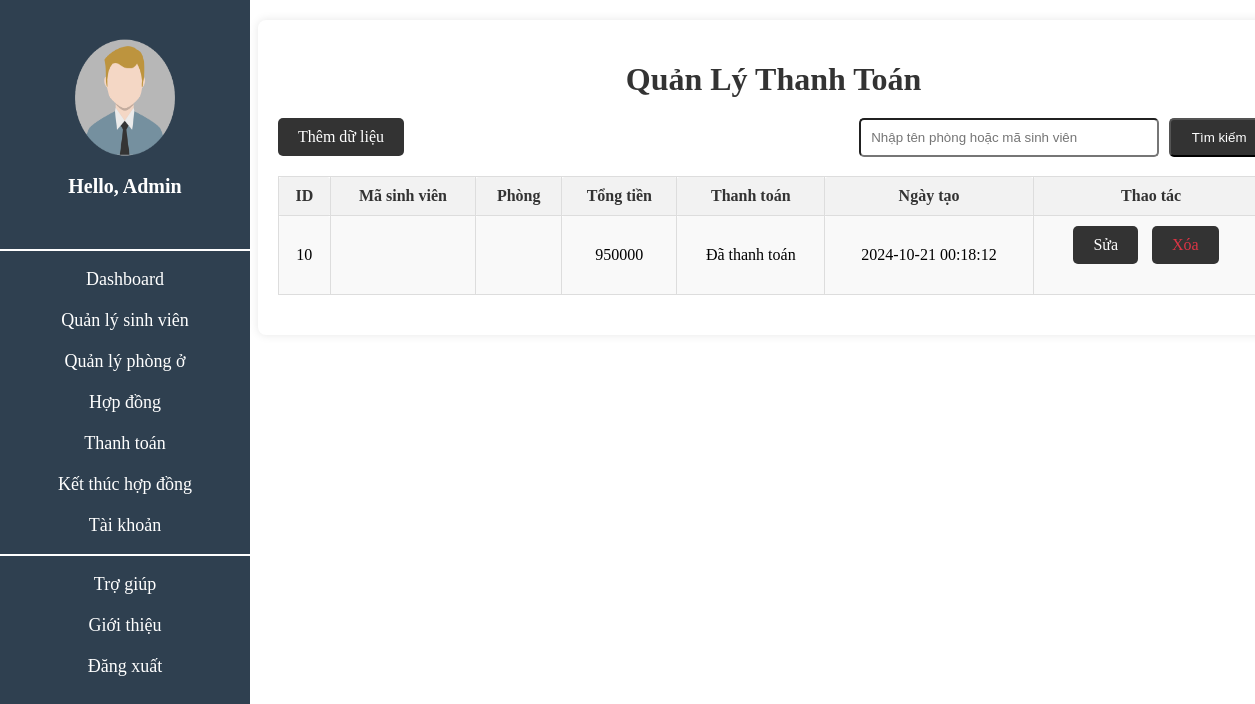
The app's page /view/Thanhtoan.php with its own data.
### tables this page shows
CREATE TABLE `thanhtoan` (
  `id` int(11) NOT NULL,
  `Mathanhtoan` varchar(50) NOT NULL,
  `Mahopdong` varchar(50) DEFAULT NULL,
  `Hoten` varchar(100) DEFAULT NULL,
  `Maphong` varchar(50) DEFAULT NULL,
  `Tongtien` varchar(50) DEFAULT NULL,
  `Thanhtoan` varchar(50) NOT NULL,
  `Ngaytao` timestamp NULL DEFAULT current_timestamp() ON UPDATE current_timestamp()
);

### view/Thanhtoan.php (the view, shortened to what this page needs)
<link rel="stylesheet" href="../css/timkiem.css">
<?php
    include "sliderbar.php";
    include_once "../config/db.php";
    $searchTerm = isset($_GET['search']) ? $_GET['search'] : '';
    if ($searchTerm) {
        $sql = "SELECT * FROM thanhtoan WHERE Phong LIKE '%$searchTerm%' OR Masinhvien LIKE '%$searchTerm%'";
    } else {
        $sql = "SELECT * FROM thanhtoan";
    }
?>
<body>
    <div class="sinhvien">
        <h1>Quản Lý Thanh Toán</h1>
        <form method="GET" action="">
            <input class="tk" type="submit" value="Tìm kiếm">
            <input class="Timkiem" type="text" name="search" value="<?php echo htmlspecialchars($searchTerm); ?>" placeholder="Nhập tên phòng hoặc mã sinh viên">
        </form>
        <a href="Themthanhtoan.php">Thêm dữ liệu</a>
        <table border="1">
            <tr>
                <th>ID</th>
                <th>Mã sinh viên</th>
                <th>Phòng</th>
                <th>Tổng tiền</th>
                <th>Thanh toán</th>
                <th>Ngày tạo</th>
                <th>Thao tác</th>
            </tr>
            <?php
            $result = mysqli_query($conn, $sql);
            if (mysqli_num_rows($result) > 0) {
                while ($student = mysqli_fetch_assoc($result)) {
                    ?>
                    <tr>
                        <td><?php echo $student['id']; ?></td>
                        <td><?php echo $student['Masinhvien']; ?></td>
                        <td><?php echo $student['Phong']; ?></td>
                        <td><?php echo $student['Tongtien']; ?></td>
                        <td><?php echo $student['Thanhtoan']; ?></td>
                        <td><?php echo $student['Ngaytao']; ?></td>
                        <td>
                            <a href="Suathanhtoan.php?id=<?php echo $student['id']; ?>">Sửa</a>
                            <a href="Xoathanhtoan.php?id=<?php echo $student['id']; ?>">Xóa</a>
                        </td>
                    </tr>
                    <?php
                }
            } else {
                echo "<tr><td colspan='10'>Không có dữ liệu</td></tr>";
            }
        ?>
        </table>
    </div>
</body>

### css/timkiem.css (style rules this page uses)
.sinhvien { width: 80%; margin: 20px auto; background: #fff; padding: 20px; box-shadow: 0 0 10px rgba(0, 0, 0, 0.1); border-radius: 8px; margin-left: 250px; }
.sinhvien h1 { text-align: center; color: #333; margin-bottom: 20px; }
.Timkiem { width: 300px; padding: 10px; border-radius: 5px; float: right; }
.tk { width: 100px; padding: 10px; background-color: #333; color: white; border-radius: 5px; float: right; margin-left: 10px; }
.sinhvien a { display: inline-block; margin-bottom: 20px; background: #333; color: white; padding: 10px 20px; text-decoration: none; border-radius: 5px; transition: background 0.3s; }
table { width: 100%; border-collapse: collapse; margin-bottom: 20px; }
table, th, td { border: 1px solid #ddd; }
th, td { padding: 10px; text-align: center; }
th { background-color: #f2f2f2; color: #333; }
tr:nth-child(even) { background-color: #f9f9f9; }
th, td { border-radius: 3px; }
td a { color: white; text-decoration: none; margin-right: 10px; transition: color 0.3s; }
td a:last-child { color: #dc3545; }

### records on screen
thanhtoan: id "10", Tongtien "950000", Thanhtoan "Đã thanh toán", Ngaytao "2024-10-21 00:18:12"
